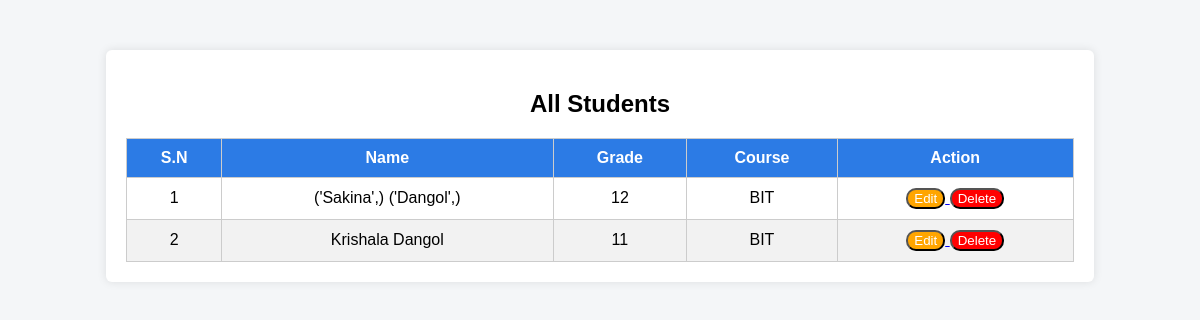
/view_student, run on an earlier commit of the app's database.
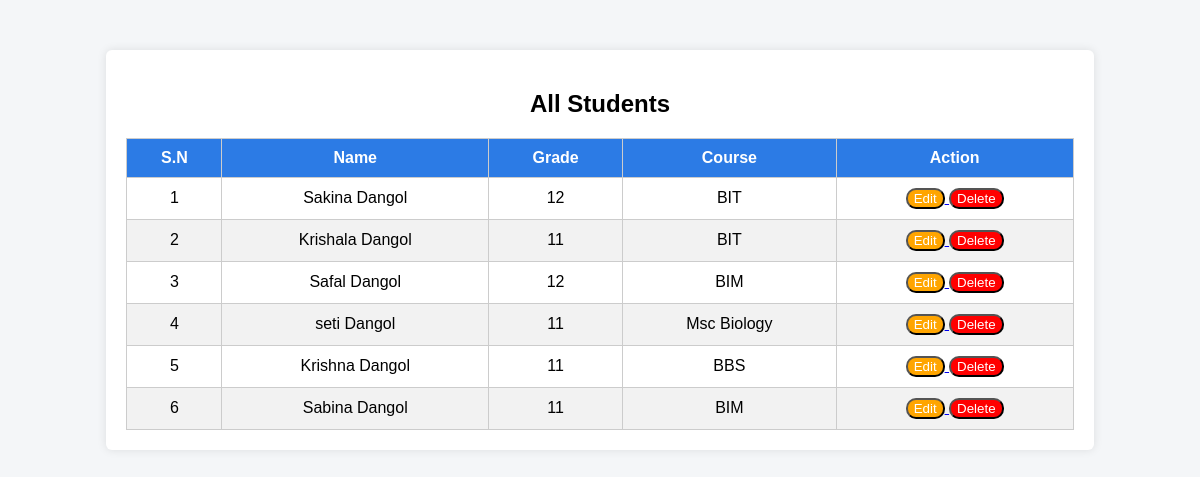
And on a later commit of the database.
### Admin/models.py (models this page shows, shortened)
class Student(models.Model):
    Firstname=models.CharField(max_length=100)
    Lastname=models.CharField(max_length=100)
    Grade=models.IntegerField()
    course=models.CharField(max_length=100,default="BIT")

### Admin/views.py (the view)
# urls.py: path('view_student',views.view_student,name='view_student'),
def view_student(request):
    student=Student.objects.all()
    return render(request,"view_student.html",{'all_student':student})

### Admin/templates/view_student.html (shortened to what this page needs)
<!DOCTYPE html>
<html lang="en">
<head>
</head>
<body>
<div class="container">
    <h2>All Students</h2>
    <table>
        <thead>
            <tr>
                <th>S.N</th>
                <th>Name</th>
                <th>Grade</th>
                <th>Course</th>
                <th colspan=2>Action</th>
            </tr>
        </thead>
        <tbody>
            {% for student in all_student %}
            <tr>
                <td>{{ forloop.counter }}</td>
                <td>{{ student.Firstname }} {{student.Lastname}}</td>
                <td>{{ student.Grade }}</td>
                <td>{{ student.course }}</td>
                 <td><a href="{% url 'edit_student' student.id %}">
                 <button class="Edit">Edit</button>
                </a>
                <a href="{% url 'delete_student' student.id %}">
                 <button class="Delete">Delete</button>
                </a></td>
            </tr>
            {% empty %}
            <tr>
                <td colspan="4">No Student found</td>
            </tr>
            {% endfor %}
        </tbody>
    </table>
</div>
</body>
</html>

### Admin/templates/view_student.html (style rules this page uses)
body { font-family: Arial, sans-serif; background-color: #f4f6f8; }
.container { width: 80%; margin: 50px auto; background: #fff; padding: 20px; border-radius: 6px; box-shadow: 0 0 10px rgba(0,0,0,0.1); }
h2 { text-align: center; margin-bottom: 20px; }
table { width: 100%; border-collapse: collapse; }
th, td { text-align: center; padding: 10px; border: 1px solid #ccc; }
th { background-color: #2c7be5; color: white; }
tr:nth-child(even) { background-color: #f2f2f2; }
.Edit { background-color:orange; color:white; border-radius:10px }
.Delete { background-color:Red; color:White; border-radius:10px }

What changed in the data, as far as the page shows it:
changed Student: Firstname "('Sakina',)" → "Sakina"; Lastname "('Dangol',)" → "Dangol"
added Student: Firstname "Safal", Lastname "Dangol", Grade "12", course "BIM"
added Student: Firstname "seti", Lastname "Dangol", Grade "11", course "Msc Biology"
added Student: Firstname "Krishna", Lastname "Dangol", Grade "11", course "BBS"
added Student: Firstname "Sabina", Lastname "Dangol", Grade "11", course "BIM"
